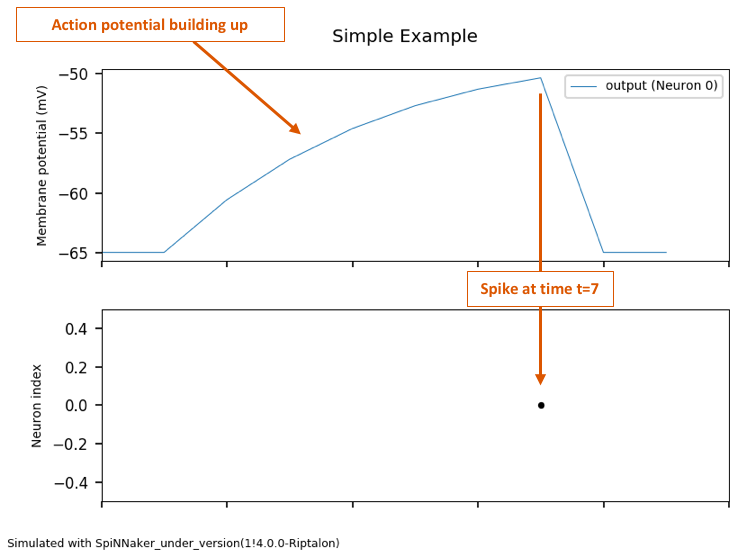

Write the Python code that produced this figure.
import spynnaker8 as sim
import pyNN.utility.plotting as plot
import matplotlib.pyplot as plt


# Setup SpiNNaker with for 1 microsec time steps
sim.setup(timestep=1.0)

# Define a population of 1 neuron that will spike once at time t=0
pIn = sim.Population(1, sim.SpikeSourceArray(spike_times=[0]), label="input")
# Define a population of 1 neuron with neuron model `IF_curr_exp'
pOut = sim.Population(1, sim.IF_curr_exp(), label="output")
# Define a synapse link pIn -> pOut with synapse model `StaticSynapse'
sim.Projection(pIn, pOut, sim.OneToOneConnector(),
                     synapse_type=sim.StaticSynapse(weight=5, delay=1))

# Set spikes and voltage to be recorded at each time step
pOut.record(["spikes", "v"])

# Starts the simulation
simtime = 10  # ms
sim.run(simtime)

# Collect recorded data
neo = pOut.get_data(variables=["spikes", "v"])
spikes = neo.segments[0].spiketrains
v = neo.segments[0].filter(name='v')[0]
sim.end()

# Display graphs
plot.Figure(
    # plot voltage for first ([0]) neuron
    plot.Panel(v, ylabel="Membrane potential (mV)", data_labels=[pOut.label],
               yticks=True, xlim=(0, simtime)),
    # plot spikes (or in this case spike)
    plot.Panel(spikes, yticks=True, markersize=5, xlim=(0, simtime)),
    title="Simple Example",
    annotations="Simulated with {}".format(sim.name())
)
plt.show()
